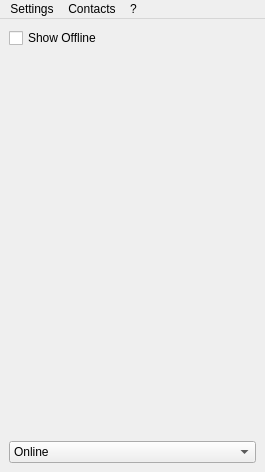
<?xml version="1.0" encoding="UTF-8"?>
<ui version="4.0">
 <class>ContactListWindow</class>
 <widget class="QMainWindow" name="ContactListWindow">
  <property name="geometry">
   <rect>
    <x>0</x>
    <y>0</y>
    <width>265</width>
    <height>472</height>
   </rect>
  </property>
  <property name="windowTitle">
   <string>Contacts</string>
  </property>
  <property name="windowIcon">
   <iconset theme="user-available"/>
  </property>
  <widget class="QWidget" name="centralwidget">
   <layout class="QVBoxLayout" name="verticalLayout">
    <item>
     <widget class="QWidget" name="widget" native="true">
      <layout class="QHBoxLayout" name="horizontalLayout">
       <property name="spacing">
        <number>0</number>
       </property>
       <property name="leftMargin">
        <number>0</number>
       </property>
       <property name="topMargin">
        <number>0</number>
       </property>
       <property name="rightMargin">
        <number>0</number>
       </property>
       <property name="bottomMargin">
        <number>0</number>
       </property>
       <item>
        <widget class="QCheckBox" name="showOffline">
         <property name="text">
          <string>Show Offline</string>
         </property>
        </widget>
       </item>
      </layout>
     </widget>
    </item>
    <item>
     <widget class="QWidget" name="contactList" native="true">
      <property name="sizePolicy">
       <sizepolicy hsizetype="Preferred" vsizetype="MinimumExpanding">
        <horstretch>0</horstretch>
        <verstretch>0</verstretch>
       </sizepolicy>
      </property>
      <layout class="QVBoxLayout" name="contactListLayout">
       <property name="leftMargin">
        <number>0</number>
       </property>
       <property name="topMargin">
        <number>0</number>
       </property>
       <property name="rightMargin">
        <number>0</number>
       </property>
       <property name="bottomMargin">
        <number>0</number>
       </property>
      </layout>
     </widget>
    </item>
    <item>
     <widget class="QComboBox" name="status">
      <item>
       <property name="text">
        <string>Online</string>
       </property>
      </item>
      <item>
       <property name="text">
        <string>Away</string>
       </property>
      </item>
      <item>
       <property name="text">
        <string>Offline</string>
       </property>
      </item>
     </widget>
    </item>
   </layout>
  </widget>
  <widget class="QMenuBar" name="menubar">
   <property name="geometry">
    <rect>
     <x>0</x>
     <y>0</y>
     <width>265</width>
     <height>26</height>
    </rect>
   </property>
   <widget class="QMenu" name="menuSettings">
    <property name="title">
     <string>Settings</string>
    </property>
    <addaction name="actionAccounts"/>
   </widget>
   <widget class="QMenu" name="menuContacts">
    <property name="title">
     <string>Contacts</string>
    </property>
    <addaction name="actionAddContact"/>
   </widget>
   <widget class="QMenu" name="menu">
    <property name="title">
     <string>?</string>
    </property>
    <addaction name="actionAbout"/>
   </widget>
   <addaction name="menuSettings"/>
   <addaction name="menuContacts"/>
   <addaction name="menu"/>
  </widget>
  <action name="actionAccounts">
   <property name="text">
    <string>Accounts</string>
   </property>
  </action>
  <action name="actionAddContact">
   <property name="icon">
    <iconset theme="list-add">
     <normaloff/>
    </iconset>
   </property>
   <property name="text">
    <string>Add Contact</string>
   </property>
  </action>
  <action name="actionAbout">
   <property name="icon">
    <iconset theme="help-about">
     <normaloff/>
    </iconset>
   </property>
   <property name="text">
    <string>About</string>
   </property>
  </action>
 </widget>
 <resources/>
 <connections/>
</ui>
